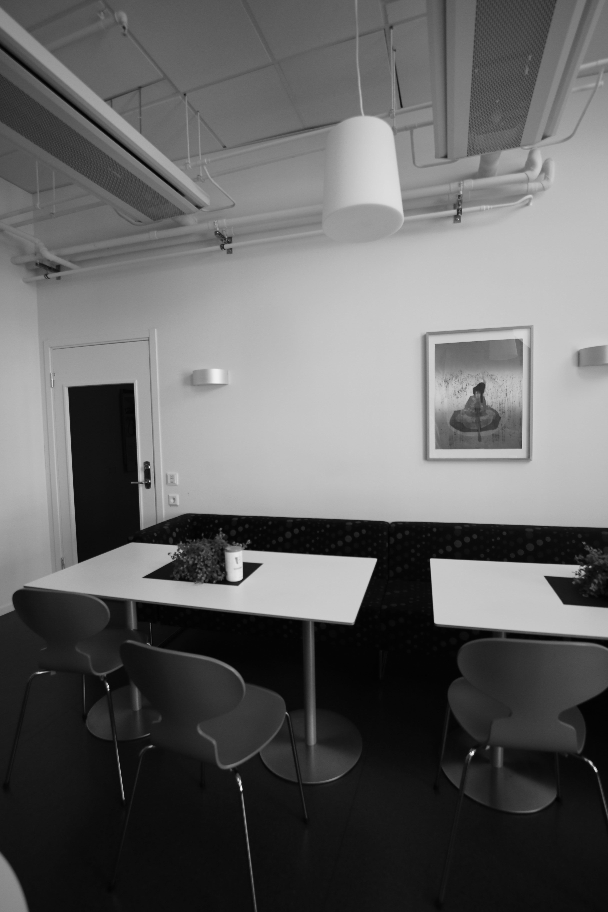
#> input picture Cylindrical_Stitching/input/input1.png, 608 x 912 px, found by its file name
$ python visualComputing.py ../input/input1.png ../input/input2.png ../input/input3.png ../input/input3.png out.png
#> lines starting #> are read from the running program, lines starting #| are printed output that depends on the picture; after the words box and inside, x2 and y2 are one past the last pixel; in counts of white or black regions, pixels touching at a corner belong together
# 마스크 적용, 실패
import os
import sys
import cv2
import numpy as np
import matplotlib.pyplot as plt
import math

def feature_matching(img1, img2, savefig=False):
    # Initiate SIFT detector
    sift = cv2.SIFT_create()
    # find the keypoints and descriptors with SIFT
    kp1, des1 = sift.detectAndCompute(img1,None)
    kp2, des2 = sift.detectAndCompute(img2,None)
    # FLANN parameters
    FLANN_INDEX_KDTREE = 1
    index_params = dict(algorithm = FLANN_INDEX_KDTREE, trees = 5)
    search_params = dict(checks=50)   # or pass empty dictionary
    flann = cv2.FlannBasedMatcher(index_params,search_params)
    matches2to1 = flann.knnMatch(des2,des1,k=2)

    matchesMask_ratio = [[0,0] for i in range(len(matches2to1))] # xrange 에서 range로 수정
    match_dict = {}
    for i,(m,n) in enumerate(matches2to1):
        if m.distance < 0.7*n.distance:
            matchesMask_ratio[i]=[1,0]
            match_dict[m.trainIdx] = m.queryIdx

    good = []
    recip_matches = flann.knnMatch(des1,des2,k=2)
    matchesMask_ratio_recip = [[0,0] for i in range(len(recip_matches))]# xrange 에서 range로 수정

    for i,(m,n) in enumerate(recip_matches):
        if m.distance < 0.7*n.distance: # ratio
            if m.queryIdx in match_dict and match_dict[m.queryIdx] == m.trainIdx: #reciprocal
                good.append(m)
                matchesMask_ratio_recip[i]=[1,0]


    if savefig:
        draw_params = dict(matchColor = (0,255,0),
                           singlePointColor = (255,0,0),
                           matchesMask = matchesMask_ratio_recip,
                           flags = 0)
        img3 = cv2.drawMatchesKnn(img1,kp1,img2,kp2,recip_matches,None,**draw_params)

        plt.figure(),plt.xticks([]),plt.yticks([])
        plt.imshow(img3,)
        plt.savefig("feature_matching.png",bbox_inches='tight')

    return ([ kp1[m.queryIdx].pt for m in good ],[ kp2[m.trainIdx].pt for m in good ])

#원기둥 좌표계 상 warping
def cylindricalWarpImage(img1, K, savefig=False):
    f = K[0,0]

    im_h,im_w = img1.shape

    # go inverse from cylindrical coord to the image
    # (this way there are no gaps)
    cyl = np.zeros_like(img1)
    cyl_mask = np.zeros_like(img1)
    cyl_h,cyl_w = cyl.shape
    x_c = float(cyl_w) / 2.0
    y_c = float(cyl_h) / 2.0
    for x_cyl in np.arange(0,cyl_w):
        for y_cyl in np.arange(0,cyl_h):
            theta = (x_cyl - x_c) / f
            h     = (y_cyl - y_c) / f

            X = np.array([math.sin(theta), h, math.cos(theta)])
            X = np.dot(K,X)
            x_im = X[0] / X[2]
            if x_im < 0 or x_im >= im_w:
                continue

            y_im = X[1] / X[2]
            if y_im < 0 or y_im >= im_h:
                continue

            cyl[int(y_cyl),int(x_cyl)] = img1[int(y_im),int(x_im)]
            cyl_mask[int(y_cyl),int(x_cyl)] = 255


    if savefig:
        plt.imshow(cyl, cmap='gray')
        plt.savefig("cyl.png",bbox_inches='tight')

    return (cyl,cyl_mask)

def getTransform(src, dst, method='affine'):
    pts1,pts2 = feature_matching(src,dst)

    src_pts = np.float32(pts1).reshape(-1,1,2)
    dst_pts = np.float32(pts2).reshape(-1,1,2)

    if method == 'affine':
        M, mask = cv2.estimateAffine2D(src_pts, dst_pts, cv2.RANSAC, ransacReprojThreshold=5.0)

    if method == 'homography':
        M, mask = cv2.findHomography(src_pts, dst_pts, cv2.RANSAC, 5.0)

    matchesMask = mask.ravel().tolist()

    return (M, pts1, pts2, mask)

#라플라시안 블렌딩
def Laplacian_blending(img1, img2, mask1,mask2):

    levels = 5
    # generating 가우시안 피라미드 생성
    gpImg1list = [img1]
    gpImg2list = [img2]

    for i in range(levels):
        img1 = cv2.pyrDown(img1)   # Downsampling using Gaussian filter,image1
        gpImg1list.append(img1)

        img2 = cv2.pyrDown(img2) # Downsampling using Gaussian filter,image1
        gpImg2list.append(img2)

    gaussiansumList = []
    #가우시안 피라미드를 활용하여 합 피라미드 생
    for gImg1,gImg2 in zip(gpImg1list,gpImg2list):
        #cv2.imshow("gImg1",gImg1)
        #cv2.imshow("gImg2",gImg2)
        rows,cols = gImg1.shape

        mask1_and=cv2.bitwise_and(mask1,mask2)
        mask1_xor=cv2.bitwise_xor(mask1,mask1_and)
        mask1_xor = cv2.resize(mask1_xor,(cols,rows),interpolation = cv2.INTER_CUBIC)
        mask2_ = cv2.resize(mask2,(cols,rows),interpolation = cv2.INTER_CUBIC)

        tmp1 = cv2.bitwise_and(gImg1, mask1_xor)
        tmp2 = cv2.bitwise_and(gImg2, mask2_)
        tmp = tmp1 + tmp2
        #cv2.imshow("tmp",tmp)
        #cv2.waitKey(0)
        gaussiansumList.append(tmp) # 합 피라미

    # Generating Laplacin pyramids for both images, 피라미드 마지막 이미지
    lpImg1 = [gpImg1list[levels]]
    lpImg2 = [gpImg2list[levels]]

    #laplacian pyramid for each image
    for i in range(levels,0,-1):
        # Upsampling and subtracting from upper level Gaussian pyramid image to get Laplacin pyramid image
        #image1
        tmp = cv2.pyrUp(gpImg1list[i])
        tmp = cv2.resize(tmp, (gpImg1list[i-1].shape[1],gpImg1list[i-1].shape[0]))#사이즈 조절
        lpImg1.append(np.subtract(gpImg1list[i-1],tmp))
        cv2.imshow("img1_laplacian",tmp)
        #image2
        tmp = cv2.pyrUp(gpImg2list[i])
        tmp = cv2.resize(tmp, (gpImg2list[i-1].shape[1],gpImg2list[i-1].shape[0]))
        lpImg2.append(np.subtract(gpImg2list[i-1],tmp))
        cv2.imshow("img2_laplacian",tmp)
        cv2.waitKey(0)

    laplacianList = []

    #라플라시안 합 이미지 생성
    for lImg1,lImg2 in zip(lpImg1,lpImg2):
        rows,cols = lImg1.shape
        # Merging first and second half of first and second images respectively at each level in pyramid

        mask1_and=cv2.bitwise_and(mask1,mask2)
        mask1_xor=cv2.bitwise_xor(mask1,mask1_and)

        mask1_xor = cv2.resize(mask1_xor,(cols,rows),interpolation = cv2.INTER_CUBIC)
        mask2_ = cv2.resize(mask2,(cols,rows),interpolation = cv2.INTER_CUBIC)

        tmp1 = cv2.bitwise_and(lImg1, mask1_xor)
        tmp2 = cv2.bitwise_and(lImg2, mask2_)
        tmp = tmp1 + tmp2

        laplacianList.append(tmp)
    #복원
    img_out = gaussiansumList[-1]
    for i in range(1,levels+1):# xrange 에서 range로 수정
        img_out = cv2.pyrUp(img_out)   # Upsampling the image and merging with higher resolution level image
        img_out = cv2.resize(img_out, (laplacianList[i].shape[1],laplacianList[i].shape[0]))
        img_out = np.add(img_out, laplacianList[i])
        cv2.imshow("img_out",img_out)
    np.clip(img_out, 0, 255, out=img_out)
    return img_out.astype('uint8')

def Stitch_images(baseImage, warpedImage, warpedImageMask):
    rows,cols = baseImage.shape
    for r in range(0,rows):
        for c in range(0,cols):
            if warpedImageMask[r][c] == 255:
                baseImage[r][c] = warpedImage[r][c]
    return baseImage

def Laplacian_cylindrical_warping(img1, img2, img3):

    h,w = img1.shape#이미지 형태(모두 단일하다고 고려)

    f = 425 # 초점거리
    K = np.array([[f, 0, w/2], [0, f, h/2], [0, 0, 1]]) # camera calibration

    (img1cyl, mask1) = cylindricalWarpImage(img1, K)
    (img2cyl, mask2) = cylindricalWarpImage(img2, K)
    (img3cyl, mask3) = cylindricalWarpImage(img3, K)

    # Add Padding
    img1cyl = cv2.copyMakeBorder(img1cyl,50,50,300,300, cv2.BORDER_CONSTANT)
    mask1_ = cv2.copyMakeBorder(mask1,50,50,300,300, cv2.BORDER_CONSTANT)

    # image2의 image1으로의 affine trasform matrix 계
    (M21, pts2, pts1, mask4) = getTransform(img2cyl, img1cyl, 'affine')

    # Transform image2 and mask2 in plane of image1.
    transformedImage2 = cv2.warpAffine(img2cyl, M21, (img1cyl.shape[1],img1cyl.shape[0]))
    transformedMask2 = cv2.warpAffine(mask2, M21, (img1cyl.shape[1],img1cyl.shape[0]))

    # Stich image1 and image2 using mask.
    #transformedImage21 = Stitch_images(img1cyl, transformedImage2, transformedMask2)

    transformedImage21_ = Laplacian_blending(img1cyl,transformedImage2,mask1_,transformedMask2)
    cv2.imshow("transformedImage21_",transformedImage21_)
    cv2.waitKey(0)
    # Transformation image3 in plane of image1.
    (M31, pts2, pts1, mask5) = getTransform(img3cyl, img1cyl, 'affine')

    transformedImage3 = cv2.warpAffine(img3cyl, M31, (img1cyl.shape[1],img1cyl.shape[0]))
    transformedMask3 = cv2.warpAffine(mask3, M31, (img1cyl.shape[1],img1cyl.shape[0]))
    #transformedImage31 = Stitch_images(transformedImage21_, transformedImage3, transformedMask3)
    black = np.zeros((img1cyl.shape[1],img1cyl.shape[0]))
    mask21 = cv2.bitwise_or(transformedImage21_,black)
    # Combine both transformed images using Laplacian.
    output_image = Laplacian_blending(transformedImage21_, transformedImage3,mask21,transformedMask3 )

    cv2.imshow("output_image",output_image)
    cv2.waitKey(0)
    """
    output_name = sys.argv[5] + "output_cylindrical_lpb.png"
    cv2.imwrite(output_name, output_image)
    """
    return True

#이미지 입력
input_image1 = cv2.imread("./input/input1.png",0)
#> input_image1 is the input picture: shape (912, 608); min 1, max 252, mean 100.1
input_image2 = cv2.imread("./input/input2.png",0)
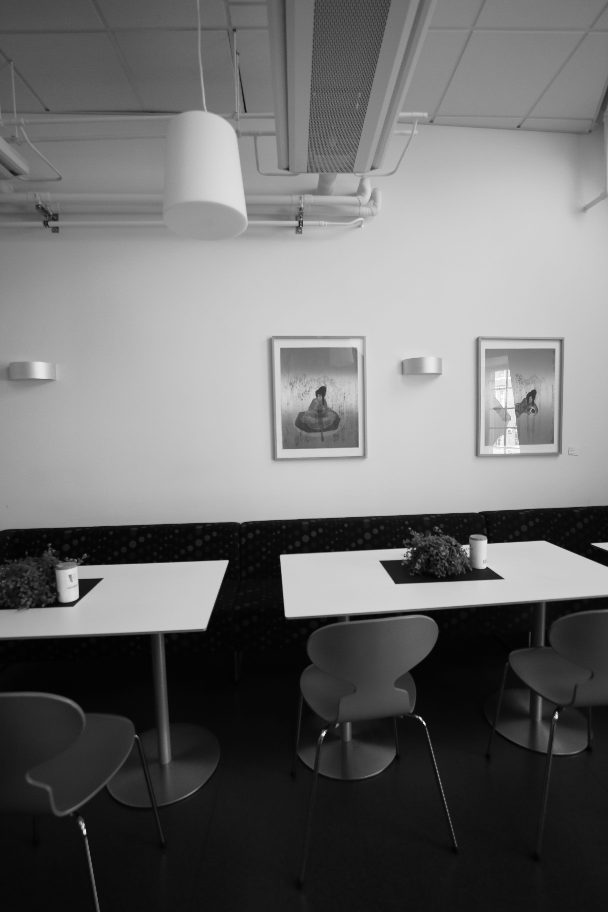
#> input picture Cylindrical_Stitching/input/input2.png, 608 x 912 px, found by its file name
#> input_image2 is the input picture: shape (912, 608); min 0, max 255, mean 109.7
input_image3 = cv2.imread("./input/input3.png",0)
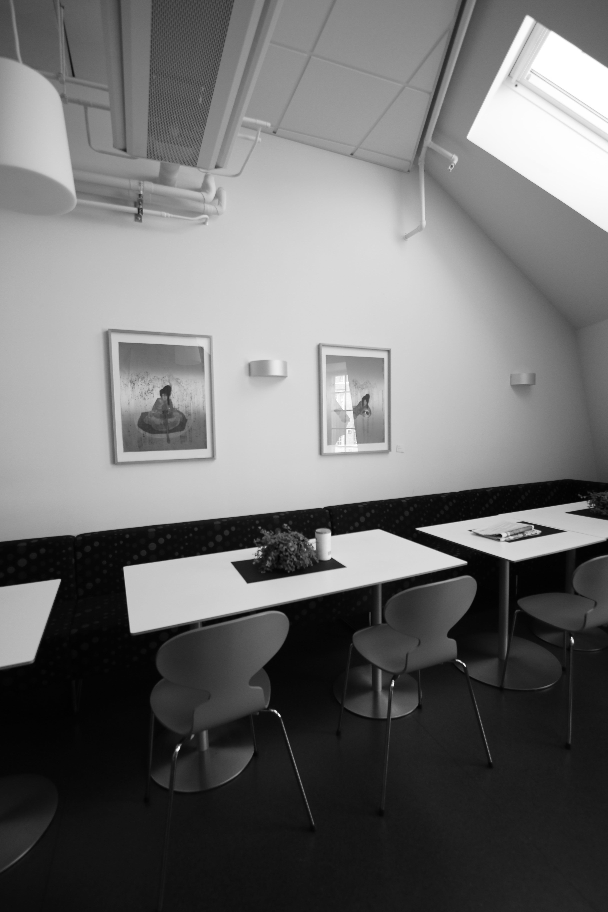
#> input picture Cylindrical_Stitching/input/input3.png, 608 x 912 px, found by its file name
#> input_image3 is the input picture: shape (912, 608); min 1, max 255, mean 111.1

# 원기둥 좌표계 상의 라플라시안 블렌딩 스티칭 함
Laplacian_cylindrical_warping(input_image1, input_image2, input_image3)
#> after the loop in cylindricalWarpImage, `for x_cyl in np.arange(0,cyl_w):`:
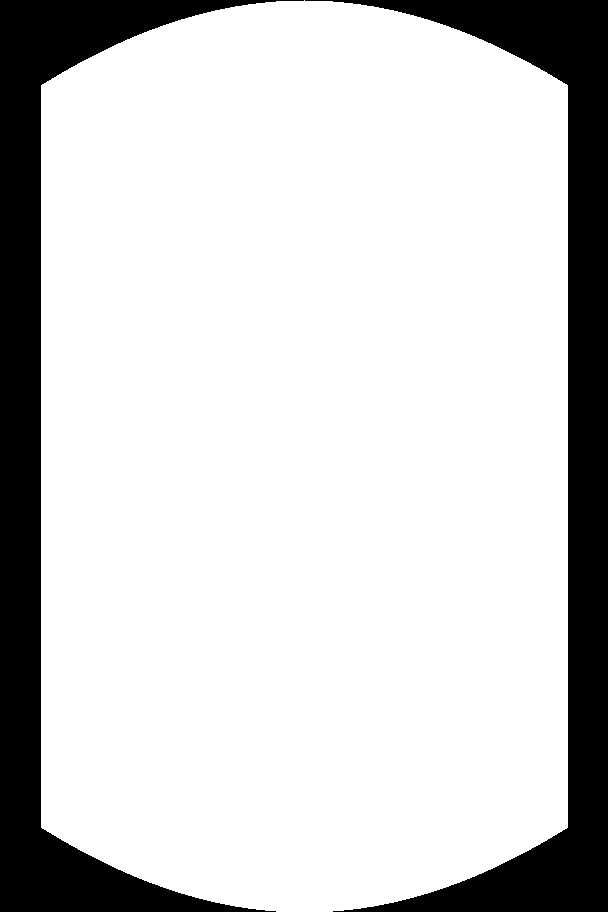
#> cyl_mask: shape (912, 608); 81.2% white; 2 black regions, box (x1, y1, x2, y2) and area: (0, 0, 304, 912) 52511, (305, 0, 608, 912) 51599
#> in Laplacian_cylindrical_warping, `mask1_ = cv2.copyMakeBorder(mask1,50,50,300,300, cv2.BORDER_CONSTANT)`:
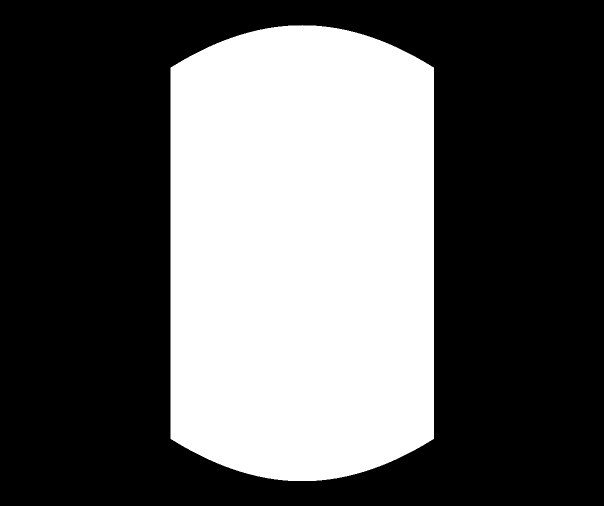
#> mask1_: shape (1012, 1208) (shown at 1/2 size); 36.8% white; 1 white region, box (x1, y1, x2, y2) and area: (341, 50, 868, 962) 450386
#> in feature_matching, `kp1, des1 = sift.detectAndCompute(img1,None)`: kp1 = 731 keypoints; strongest (x, y, size): (565, 530, 4.2), (323, 734, 2.8), (532, 681, 1.9), (418, 709, 1.9)
#> in feature_matching, `kp2, des2 = sift.detectAndCompute(img2,None)`: kp2 = 715 keypoints; strongest (x, y, size): (542, 836, 2.1), (764, 783, 2.4), (550, 618, 9.2), (639, 398, 326.3)
#> in feature_matching, `matches2to1 = flann.knnMatch(des2,des1,k=2)`: matches2to1 = 715 matches
#> in feature_matching, `matchesMask_ratio = [[0,0] for i in range(len(matches2to1))]`: matchesMask_ratio = 715 pairs, first value 0 to 0, second value 0 to 0
#> after the loop in feature_matching, `for i,(m,n) in enumerate(matches2to1):`: match_dict = 173 items; matchesMask_ratio = 715 pairs, first value 0 to 1, second value 0 to 0
#> in feature_matching, `recip_matches = flann.knnMatch(des1,des2,k=2)`: recip_matches = 731 matches
#> in feature_matching, `matchesMask_ratio_recip = [[0,0] for i in range(len(recip_matches))]# ..`: matchesMask_ratio_recip = 731 pairs, first value 0 to 0, second value 0 to 0
#> after the loop in feature_matching, `for i,(m,n) in enumerate(recip_matches):`: good = 155 matches; matchesMask_ratio_recip = 731 pairs, first value 0 to 1, second value 0 to 0
#> in getTransform, `pts1,pts2 = feature_matching(src,dst)`: pts1 = 155 pairs, first value 60.87 to 535.3, second value 35.88 to 784.2; pts2 = 155 pairs, first value 454.8 to 860.5, second value 86.02 to 829.5
#> in getTransform, `src_pts = np.float32(pts1).reshape(-1,1,2)`: src_pts = 155 rows, first 8: [60.87, 571.4], [62.5, 568], [65.36, 565], [68.3, 258.6], [71.11, 577.1], [72.53, 535.6], [74.23, 540.2], [74.28, 741.3]
#> in getTransform, `dst_pts = np.float32(pts2).reshape(-1,1,2)`: dst_pts = 155 rows, first 8: [506, 616.7], [508, 613.5], [511, 610.6], [520.3, 301.7], [516.9, 622.7], [520, 581.3], [521.5, 585.6], [515.7, 786]
#> in getTransform, `M, mask = cv2.estimateAffine2D(src_pts, dst_pts, cv2.RANSAC, ransacRep..`: M = [[0.991, -0.022, 459.4], [0.0218, 0.993, 47.83]]; mask = 155 values, max 1 at index 0, min 0 at index 3, mean 0.852
#> in getTransform, `matchesMask = mask.ravel().tolist()`: matchesMask has the same summary as mask
#> in Laplacian_cylindrical_warping, `(M21, pts2, pts1, mask4) = getTransform(img2cyl, img1cyl, 'affine')`: M21 = [[0.991, -0.022, 459.4], [0.0218, 0.993, 47.83]]; pts2 has the same summary as pts1 in getTransform; pts1 has the same summary as pts2 in getTransform; mask4 has the same summary as mask in getTransform
#> after the loop in Laplacian_blending, `for i in range(levels):`: gpImg1list = 6 items
#> the loop in Laplacian_blending, `for gImg1,gImg2 in zip(gpImg1list,gpImg2list): #cv2.imshow("gImg1",gIm..` made 6 passes
#> (rows, cols) on passes 1 to 6: (1012, 1208), (506, 604), (253, 302), (127, 151), (64, 76), (32, 38)
#> pass 1, in Laplacian_blending, `tmp1 = cv2.bitwise_and(gImg1, mask1_xor)`:
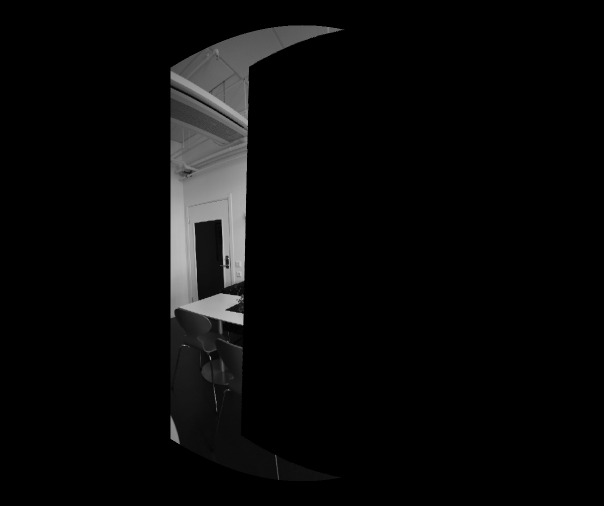
#> tmp1: shape (1012, 1208) (shown at 1/2 size); min 0, max 225, mean 8.9
#> the loop in Laplacian_blending, `for lImg1,lImg2 in zip(lpImg1,lpImg2):` made 6 passes
#> after the loop in Laplacian_blending, `for i in range(1,levels+1):# xrange 에서 range로 수정`:
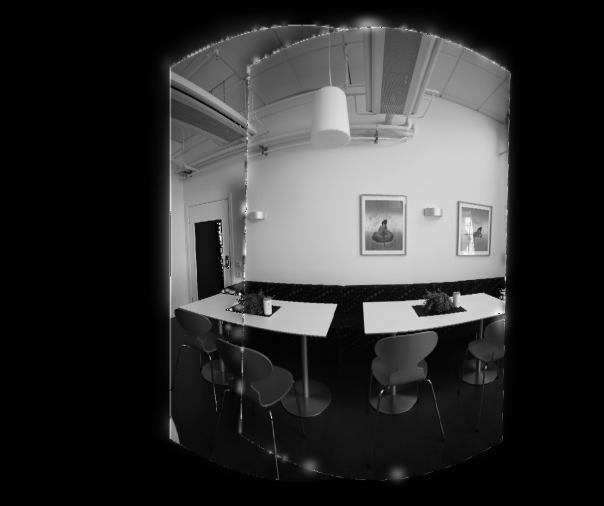
#> img_out: shape (1012, 1208) (shown at 1/2 size); min 0, max 255, mean 50
#> in feature_matching (call 2), `kp1, des1 = sift.detectAndCompute(img1,None)`: kp1 = 708 keypoints; strongest (x, y, size): (182, 737, 2.9), (392, 680, 2.1), (276, 711, 1.9), (58, 588, 32.1)
#> in feature_matching (call 2), `recip_matches = flann.knnMatch(des1,des2,k=2)`: recip_matches = 708 matches
#> after the loop in feature_matching (call 2), `for i,(m,n) in enumerate(recip_matches):`: good = 89 matches; matchesMask_ratio_recip = 708 pairs, first value 0 to 1, second value 0 to 0
#> in getTransform (call 2), `src_pts = np.float32(pts1).reshape(-1,1,2)`: src_pts = 89 rows, first 8: [46.86, 568.9], [81.93, 564.5], [94.28, 202.2], [96.19, 214.3], [102.6, 144.2], [111, 535.2], [127, 349.6], [132.7, 456.5]
#> in getTransform (call 2), `dst_pts = np.float32(pts2).reshape(-1,1,2)`: dst_pts = 89 rows, first 8: [730.3, 607.8], [669, 612.8], [702.2, 246.4], [703.3, 258.2], [709.2, 188.7], [663.6, 581.2], [729.6, 397.2], [730.6, 503]
#> in Laplacian_cylindrical_warping, `(M31, pts2, pts1, mask5) = getTransform(img3cyl, img1cyl, 'affine')`: M31 = [[0.966, -0.0392, 619.7], [0.0579, 0.987, 44.02]]; pts2 = 89 pairs, first value 46.86 to 554.3, second value 69.06 to 761.9; pts1 = 89 pairs, first value 454.8 to 860.5, second value 188.7 to 806.8; mask5 = 89 values, max 1 at index 2, min 0 at index 0, mean 0.787
#> in Laplacian_cylindrical_warping, `transformedMask3 = cv2.warpAffine(mask3, M31, (img1cyl.shape[1],img1cy..`:
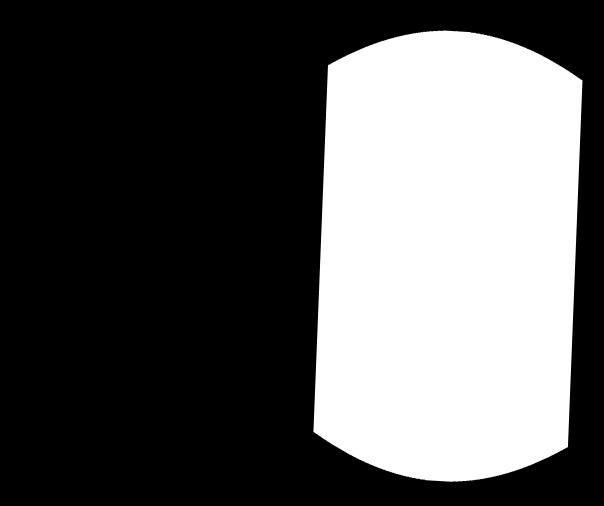
#> transformedMask3: shape (1012, 1208) (shown at 1/2 size); min 0, max 255, mean 89.8
#> in Laplacian_cylindrical_warping, `black = np.zeros((img1cyl.shape[1],img1cyl.shape[0]))`: black: shape (1208, 1012) float64; every value is 0
#> (the run stopped early here; a loop or call above may not have finished)
